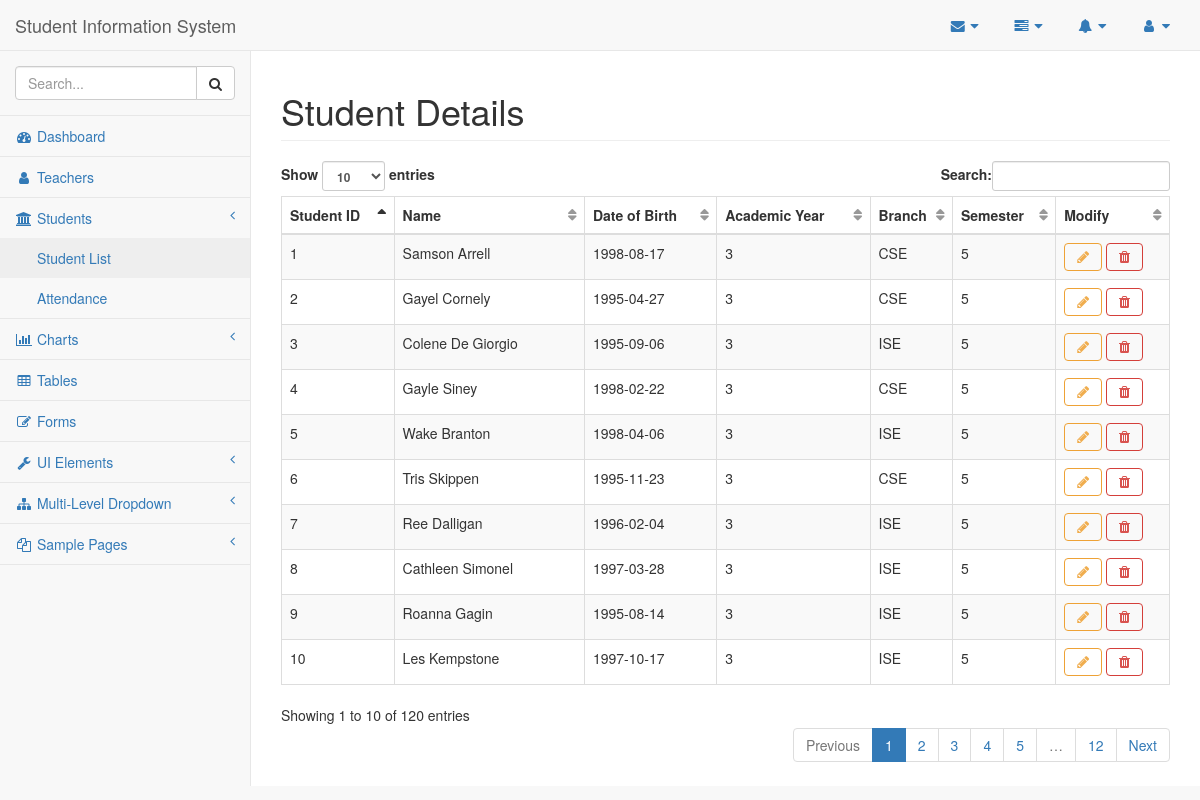
Before: /students with the older database file.
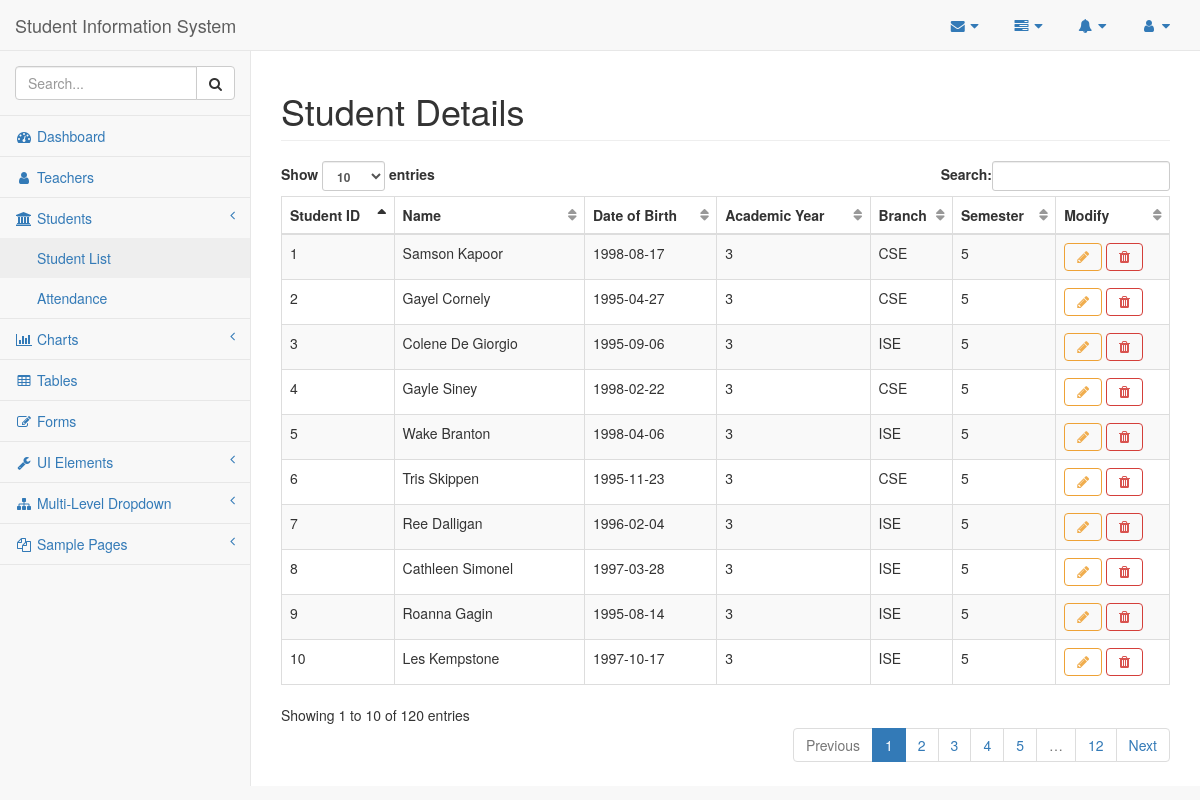
After: the same page with the newer database file.
### tables this page shows
CREATE TABLE Student
(
 student_id    integer NOT NULL ,
 student_name  text NOT NULL ,
 date_of_birth date NOT NULL ,
academic_year year NOT NULL ,
 branch_code   text NOT NULL ,
 semester   integer NOT NULL ,
PRIMARY KEY (student_id),

 FOREIGN KEY (branch_code,semester) REFERENCES Branch (branch_code, semester) ON DELETE CASCADE ON UPDATE CASCADE
);

### flaskapp.py (the view)
@app.route('/students')
def students():
    global ID
    student_list = query_db("SELECT * FROM Student")
    return render_template("/students_info.html", id=ID, student_list=student_list)

### flaskapp.py (called while the page is built)
def get_db():
    db = getattr(g, '_database', None)
    if db is None:
        db = g._database = sqlite3.connect(DATABASE)
        db.row_factory = sqlite3.Row
    return db

def query_db(query, args=(), one=False):
    cur = get_db().execute(query, args)
    rv = cur.fetchall()
    cur.close()
    return (rv[0] if rv else None) if one else rv

@app.teardown_appcontext
def close_connection(exception):
    db = getattr(g, '_database', None)
    if db is not None:
        db.close()

### templates/students_info.html
{% extends "base.html" %}
{% block title %}Student Details{% endblock %}
{% block content %}
<table class="table table-striped table-bordered table-hover dataTable no-footer dtr-inline collapsed" style="width: 100%;" id="dataTables">
  <thead>
    <tr>
      <th scope="col">Student ID</th>
      <th scope="col">Name</th>
      <th scope="col">Date of Birth</th>
      <th scope="col">Academic Year</th>
      <th scope="col">Branch</th>
      <th scope="col">Semester</th>
      <th scope="col">Modify</th>
    </tr>
  </thead>
  {% for student in student_list: %}
  <tr>
    <td>{{ student['student_id'] }}</td>
    <td>{{ student['student_name'] }}</td>
    <td>{{ student['date_of_birth'] }}</td>
    <td>{{ student['academic_year'] }}</td>
    <td>{{ student['branch_code'] }}</td>
    <td>{{ student['semester'] }}</td>
    <td>
      <button type="button" class="btn btn-outline btn-warning fa fa-pencil" onclick="window.location.href='/modify/student/{{ student['student_id'] }}'"></button>
      <button type="button" class="btn btn-outline btn-danger fa fa-trash" onclick="window.location.href='/delete/student/{{ student['student_id'] }}'"></button>
    </td>
  </tr>
  {% endfor %}
</table>
{% endblock %}

### templates/base.html (shortened to what this page needs)
<!DOCTYPE html>
<html lang="en">
<head>
  <link href="{{ url_for('static', filename='vendor/bootstrap/css/bootstrap.min.css') }}" rel="stylesheet">
  <link href="{{ url_for('static', filename='vendor/metisMenu/metisMenu.min.css') }}" rel="stylesheet">
  <link href="{{ url_for('static', filename='dist/css/sb-admin-2.css') }}" rel="stylesheet">
  <link href="{{ url_for('static', filename='vendor/morrisjs/morris.css') }}" rel="stylesheet">
  <link rel="stylesheet" href="https://stackpath.bootstrapcdn.com/font-awesome/4.7.0/css/font-awesome.min.css">
</head>
<body>
  <div id="wrapper">
    <nav class="navbar navbar-default navbar-static-top" role="navigation" style="margin-bottom: 0">
      <div class="navbar-header">
        <a class="navbar-brand" href="/">Student Information System</a>
      </div>
      <ul class="nav navbar-top-links navbar-right">
        <li class="dropdown">
          <a class="dropdown-toggle" data-toggle="dropdown" href="#">
            <i class="fa fa-envelope fa-fw"></i> <i class="fa fa-caret-down"></i>
          </a>
        </li>
        <li class="dropdown">
          <a class="dropdown-toggle" data-toggle="dropdown" href="#">
            <i class="fa fa-tasks fa-fw"></i> <i class="fa fa-caret-down"></i>
          </a>
        </li>
        <li class="dropdown">
          <a class="dropdown-toggle" data-toggle="dropdown" href="#">
            <i class="fa fa-bell fa-fw"></i> <i class="fa fa-caret-down"></i>
          </a>
        </li>
        <li class="dropdown">
          <a class="dropdown-toggle" data-toggle="dropdown" href="#">
            <i class="fa fa-user fa-fw"></i> <i class="fa fa-caret-down"></i>
          </a>
        </li>
      </ul>
      <div class="navbar-default sidebar" role="navigation">
        <div class="sidebar-nav navbar-collapse">
          <ul class="nav" id="side-menu">
            <li class="sidebar-search">
              <div class="input-group custom-search-form">
                <input type="text" class="form-control" placeholder="Search...">
                <span class="input-group-btn">
                  <button class="btn btn-default" type="button">
                    <i class="fa fa-search"></i>
                  </button>
                </span>
              </div>
            </li>
            <li>
              <a href="/"><i class="fa fa-dashboard fa-fw"></i> Dashboard</a>
            </li>
            <li>
              <a href="/teachers"><i class="fa fa-user fa-fw"></i> Teachers</a>
            </li>
            <li>
              <a href="#"><i class="fa fa-institution fa-fw"></i> Students<span class="fa arrow"></span></a>
              <ul class="nav nav-second-level">
                <li>
                  <li>
                    <a href="/students">Student List</a>
                  </li>
                  <li>
                    <a href="#">Attendance</a>
                  </li>
                </li>
              </ul>
            </li>
            <li>
              <a href="#"><i class="fa fa-bar-chart-o fa-fw"></i> Charts<span class="fa arrow"></span></a>
            </li>
            <li>
              <a href="tables.html"><i class="fa fa-table fa-fw"></i> Tables</a>
            </li>
            <li>
              <a href="forms.html"><i class="fa fa-edit fa-fw"></i> Forms</a>
            </li>
            <li>
              <a href="#"><i class="fa fa-wrench fa-fw"></i> UI Elements<span class="fa arrow"></span></a>
            </li>
            <li>
              <a href="#"><i class="fa fa-sitemap fa-fw"></i> Multi-Level Dropdown<span class="fa arrow"></span></a>
            </li>
            <li>
              <a href="#"><i class="fa fa-files-o fa-fw"></i> Sample Pages<span class="fa arrow"></span></a>
            </li>
          </ul>
        </div>
      </div>
    </nav>
    <div id="page-wrapper">
      <div class="row">
        <div class="col-lg-12">
          <h1 class="page-header">
            {% block title %}{% endblock %}
          </h1>
        </div>
      </div>
      {% block content %}{% endblock content %}
    </div>
</body>
</html>

Changed rows visible on the page:
changed Student id 1: student_name "Samson Arrell" → "Samson Kapoor"
